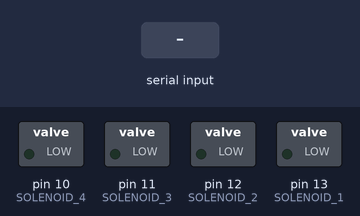
Recording of a sketch running on a simulated Arduino Uno, built with avr-gcc and run on an emulated ATmega328P. Parts: switched loads named in the sketch (green lamp = pin HIGH). The test bench sets the inputs (shaded band).

Above: at 1.2 s.
1.3 s: "1" received over Serial
At 2.5 s:
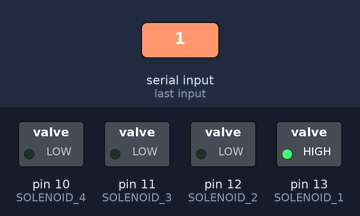
2.8 s: "2" received over Serial
At 3.6 s:
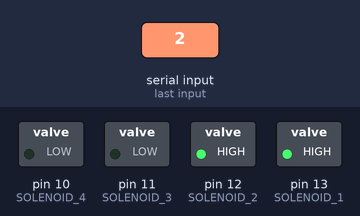
4.3 s: "3" received over Serial
At 4.8 s:
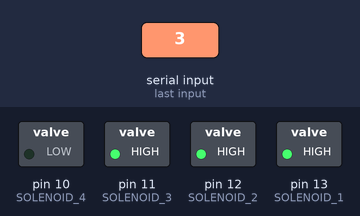
5.8 s: "4" received over Serial
At 7.0 s:
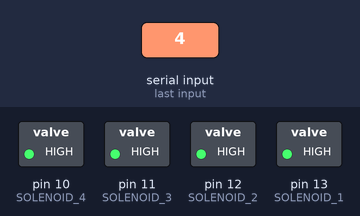
7.3 s: "1" received over Serial
At 8.3 s:
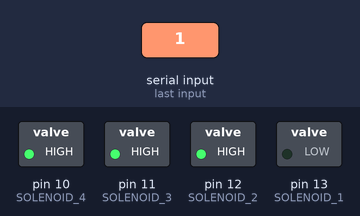
8.8 s: "0" received over Serial
At 9.4 s:
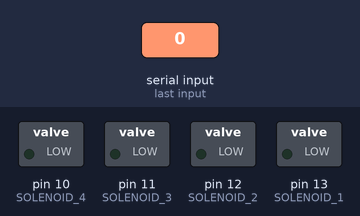
Timing chart, 0 to 11.3 s (numbered marks = the images above; inputs shaded):
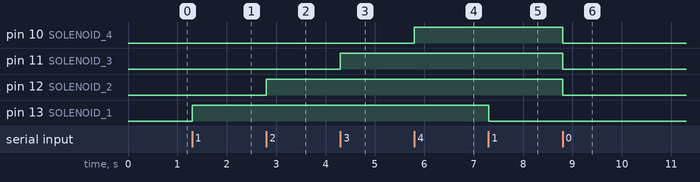

The sketch:

solenoid-v2.ino
```cpp
// Arduino code for pressure box

int SOLENOID_1 = 13;
int SOLENOID_2 = 12;
int SOLENOID_3 = 11;
int SOLENOID_4 = 10;
int data;
int sol_arr[5] = {0, 0, 0, 0, 0};

void setup() {
  Serial.begin(9600);
  pinMode(SOLENOID_1, OUTPUT);
  pinMode(SOLENOID_2, OUTPUT);
  pinMode(SOLENOID_3, OUTPUT);
  pinMode(SOLENOID_4, OUTPUT);
  digitalWrite(SOLENOID_1, LOW);
  digitalWrite(SOLENOID_2, LOW);
  digitalWrite(SOLENOID_3, LOW);
  digitalWrite(SOLENOID_4, LOW);
}

void loop() {
  data = Serial.read();

  switch (data) {
    case '1':
      if (sol_arr[1]) {
        digitalWrite(SOLENOID_1, LOW);
      }
      else {
        digitalWrite(SOLENOID_1, HIGH);
      }

      sol_arr[1] = !sol_arr[1];
      break;
    case '2':
      if (sol_arr[2]) {
        digitalWrite(SOLENOID_2, LOW);
      }
      else {
        digitalWrite(SOLENOID_2, HIGH);
      }

      sol_arr[2] = !sol_arr[2];
      break;
    case '3':
      if (sol_arr[3]) {
        digitalWrite(SOLENOID_3, LOW);
      }
      else {
        digitalWrite(SOLENOID_3, HIGH);
      }

      sol_arr[3] = !sol_arr[3];
      break;
    case '4':
      if (sol_arr[4]) {
        digitalWrite(SOLENOID_4, LOW);
      }
      else {
        digitalWrite(SOLENOID_4, HIGH);
      }

      sol_arr[4] = !sol_arr[4];
      break;

    case '0':
      digitalWrite(SOLENOID_1, LOW);
      digitalWrite(SOLENOID_2, LOW);
      digitalWrite(SOLENOID_3, LOW);
      digitalWrite(SOLENOID_4, LOW);
      break;
  }
}
```

Measured:
- after the input at 1.3 s, pin 13 (SOLENOID_1): LOW → HIGH at once
- after the input at 2.8 s, pin 12 (SOLENOID_2): LOW → HIGH at once
- after the input at 4.3 s, pin 11 (SOLENOID_3): LOW → HIGH at once
- after the input at 5.8 s, pin 10 (SOLENOID_4): LOW → HIGH at once
- after the input at 7.3 s, pin 13 (SOLENOID_1): HIGH → LOW at once
- after the input at 8.8 s, pin 10 (SOLENOID_4), pin 11 (SOLENOID_3), pin 12 (SOLENOID_2): HIGH → LOW at once
